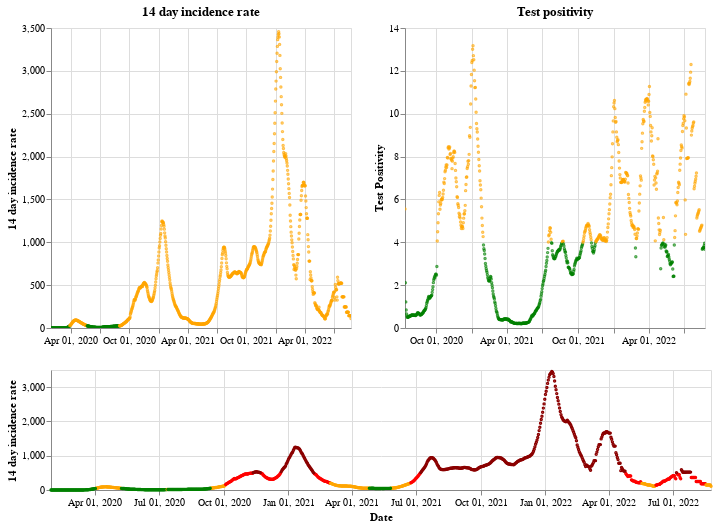

Notebook code cell kept with this figure:
### Markdown cell above
## England

### Code cell
plot_traffic_light('England')

### Figure 1 — Vega-Lite specification as saved in the notebook (floating-point values rounded to 4 significant figures; data arrays with more than 128 entries replaced by an {"elided": "..."} marker saying what was removed)
{"config": {"view": {"continuousWidth": 400, "continuousHeight": 300}}, "vconcat": [{"hconcat": [{"mark": {"type": "point", "size": 2}, "encoding": {"color": {"condition": {"value": "green", "test": "(datum.twoWeeklyCasesRate <= 25)"}, "value": "orange"}, "tooltip": [{"type": "nominal", "field": "areaName"}, {"type": "temporal", "field": "date"}, {"type": "quantitative", "field": "twoWeeklyCasesRate"}, {"type": "quantitative", "field": "testPositivity"}], "x": {"type": "temporal", "axis": {"title": ""}, "field": "date", "scale": {"domain": {"selection": "DateBrush"}}, "timeUnit": "yearmonthdate"}, "y": {"type": "quantitative", "axis": {"title": "14 day incidence rate"}, "field": "twoWeeklyCasesRate"}}, "title": "14 day incidence rate", "width": 300}, {"mark": {"type": "point", "size": 2}, "encoding": {"color": {"condition": {"value": "green", "test": "(datum.testPositivity <= 4)"}, "value": "orange"}, "tooltip": [{"type": "nominal", "field": "areaName"}, {"type": "temporal", "field": "date"}, {"type": "quantitative", "field": "twoWeeklyCasesRate"}, {"type": "quantitative", "field": "testPositivity"}], "x": {"type": "temporal", "axis": {"title": ""}, "field": "date", "scale": {"domain": {"selection": "DateBrush"}}, "timeUnit": "yearmonthdate"}, "y": {"type": "quantitative", "axis": {"title": "Test Positivity"}, "field": "testPositivity"}}, "title": "Test positivity", "width": 300}]}, {"layer": [{"mark": {"type": "point", "size": 2}, "encoding": {"color": {"condition": {"value": "orange", "test": "(((datum.testPositivity < 4) && (datum.twoWeeklyCasesRate >= 50)) && (datum.twoWeeklyCasesRate < 200))"}, "value": "red"}, "opacity": {"condition": {"value": 1, "test": "((datum.twoWeeklyCasesRate >= 50) && (datum.twoWeeklyCasesRate < 500))"}, "value": 0}, "tooltip": [{"type": "nominal", "field": "areaName"}, {"type": "temporal", "field": "date"}, {"type": "quantitative", "field": "twoWeeklyCasesRate"}, {"type": "quantitative", "field": "testPositivity"}], "x": {"type": "temporal", "axis": {"title": "Date"}, "field": "date", "timeUnit": "yearmonthdate"}, "y": {"type": "quantitative", "axis": {"title": "14 day incidence rate"}, "field": "twoWeeklyCasesRate"}}, "selection": {"DateBrush": {"type": "interval", "encodings": ["x"], "fields": ["Time"]}}}, {"mark": {"type": "point", "size": 2}, "encoding": {"color": {"value": "darkred"}, "opacity": {"condition": {"value": 1, "test": "(datum.twoWeeklyCasesRate >= 500)"}, "value": 0}, "tooltip": [{"type": "nominal", "field": "areaName"}, {"type": "temporal", "field": "date"}, {"type": "quantitative", "field": "twoWeeklyCasesRate"}, {"type": "quantitative", "field": "testPositivity"}], "x": {"type": "temporal", "axis": {"title": "Date"}, "field": "date", "timeUnit": "yearmonthdate"}, "y": {"type": "quantitative", "axis": {"title": "14 day incidence rate"}, "field": "twoWeeklyCasesRate"}}}, {"mark": {"type": "point", "size": 2}, "encoding": {"color": {"condition": {"value": "green", "test": "((datum.testPositivity < 4) && (datum.twoWeeklyCasesRate < 50))"}, "value": "orange"}, "opacity": {"condition": {"value": 1, "test": "(datum.twoWeeklyCasesRate < 50)"}, "value": 0}, "tooltip": [{"type": "nominal", "field": "areaName"}, {"type": "temporal", "field": "date"}, {"type": "quantitative", "field": "twoWeeklyCasesRate"}, {"type": "quantitative", "field": "testPositivity"}], "x": {"type": "temporal", "axis": {"title": "Date"}, "field": "date", "timeUnit": "yearmonthdate"}, "y": {"type": "quantitative", "axis": {"title": "14 day incidence rate"}, "field": "twoWeeklyCasesRate"}}}], "height": 120, "width": 660}], "data": {"name": "data-91502f89db7202b07d48f82a135241f7"}, "$schema": "https://vega.github.io/schema/vega-lite/v4.8.1.json", "datasets": {"data-91502f89db7202b07d48f82a135241f7": {"elided": "938 records"}}}
